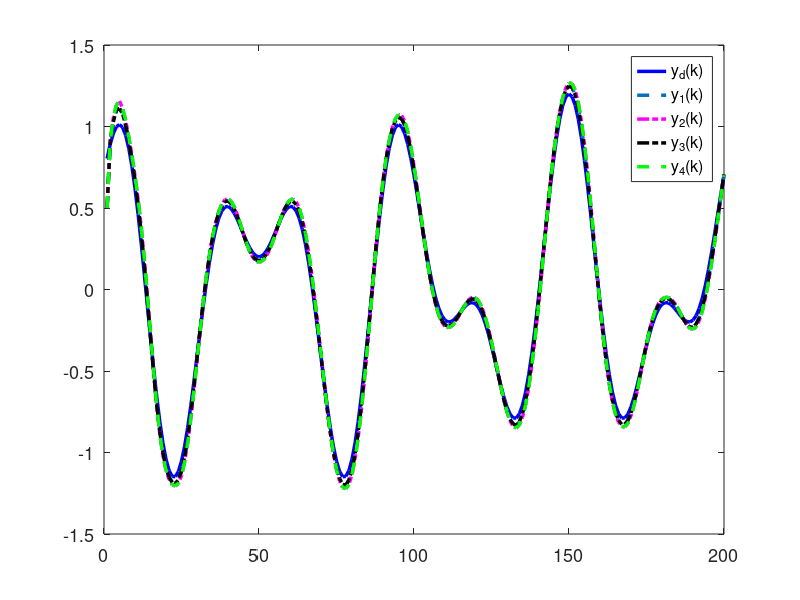

Write MATLAB code to recreate this figure.
clc; clear;

% Parameters
rho =9.0;            % Increase gain for better control response
eta = 1;          % Increase to make the adaptive update faster
lamda = 350;         % Model-free parameter
mu = 0.004;           % Adaptive parameter
epsilon = 1e-5;      % Small threshold for stability
alpha = 5;           % Smoothing factor for error dynamics
T = 0.1;             % Sampling time
gamma1 = 0.25;        % Adjust control gains for faster tracking
gamma2 = 0.15;        % Adjust control gains
gamma3 = 0.25;        % Adjust control gains
gamma4 = 0.15;        % Adjust control gains
beta = 10;        % Sliding mode coefficient
sigma = 85;         % Sliding mode parameter
tau = 1e-5;       % Small damping term

rT = 1024;           % Sample rate
L = 200;             % Time steps
m = 200;             % Data size
n = 600;             % Data size

% Initialization
phi1 = zeros(m+1,1); 
phi2 = zeros(m+1,1); 
phi3 = zeros(m+1,1); 
phi4 = zeros(m+1,1);
mfa1 = zeros(m+1,1); 
mfa2 = zeros(m+1,1); 
mfa3 = zeros(m+1,1); 
mfa4 = zeros(m+1,1);
sm1 = zeros(m,1);  
sm2 = zeros(m,1);  
sm3 = zeros(m,1);  
sm4 = zeros(m,1);
y1 = zeros(m+1,1); 
y2 = zeros(m+1,1); 
y3 = zeros(m+1,1); 
y4 = zeros(m+1,1);
u1 = zeros(m,1);   
u2 = zeros(m,1);   
u3 = zeros(m,1);   
u4 = zeros(m,1);
xi1 = zeros(m,1);  
xi2 = zeros(m,1);  
xi3 = zeros(m,1);  
xi4 = zeros(m,1);
s1 = zeros(m,1);   
s2 = zeros(m,1);   
s3 = zeros(m,1);   
s4 = zeros(m,1);
yd = zeros(m+1,1);

% Desired signal (Reference trajectory)
for k = 1:1:m+1
    % yd(k) = 0.6; % Time-invariant constant reference signal
    % \[ y_d(k)=0.5\sin(0.07\pi(k))+0.7\cos(0.04\pi(k)) \]

    yd(k) = 0.5 * sin(0.07 * pi * k) + 0.7 * cos(0.04 * pi * k);
end


for k = 1:m
    % Adaptive Gain update
    if k == 1
        phi1(k) = 4.0; 
        phi2(k) = 4.0; 
        phi3(k) = 4.0; 
        phi4(k) = 4.0;
    elseif k == 2
        phi1(k) = phi1(k-1) + (eta * u1(k-1) / (mu + u1(k-1)^2)) * (y1(k) - phi1(k-1)*u1(k-1));
        phi2(k) = phi2(k-1) + (eta * u2(k-1) / (mu + u2(k-1)^2)) * (y2(k) - phi2(k-1)*u2(k-1));
        phi3(k) = phi3(k-1) + (eta * u3(k-1) / (mu + u3(k-1)^2)) * (y3(k) - phi3(k-1)*u3(k-1));
        phi4(k) = phi4(k-1) + (eta * u4(k-1) / (mu + u4(k-1)^2)) * (y4(k) - phi4(k-1)*u4(k-1));
    else
        phi1(k) = phi1(k-1) + (eta * (u1(k-1) - u1(k-2)) / (mu + (u1(k-1) - u1(k-2))^2)) * (y1(k) - y1(k-1) - phi1(k-1) * (u1(k-1) - u1(k-2)));
        phi2(k) = phi2(k-1) + (eta * (u2(k-1) - u2(k-2)) / (mu + (u2(k-1) - u2(k-2))^2)) * (y2(k) - y2(k-1) - phi2(k-1) * (u2(k-1) - u2(k-2)));
        phi3(k) = phi3(k-1) + (eta * (u3(k-1) - u3(k-2)) / (mu + (u3(k-1) - u3(k-2))^2)) * (y3(k) - y3(k-1) - phi3(k-1) * (u3(k-1) - u3(k-2)));
        phi4(k) = phi4(k-1) + (eta * (u4(k-1) - u4(k-2)) / (mu + (u4(k-1) - u4(k-2))^2)) * (y4(k) - y4(k-1) - phi4(k-1) * (u4(k-1) - u4(k-2)));
    end

    % Stability protection
    if k > 2 && (abs(phi1(k)) <= epsilon || abs(u1(k - 1) - u1(k - 2)) <= epsilon || sign(phi1(k)) ~= sign(phi1(1)))
        phi1(k) = phi1(1);
    end
    
    if k > 2 && (abs(phi2(k)) <= epsilon || abs(u2(k - 1) - u2(k - 2)) <= epsilon || sign(phi2(k)) ~= sign(phi2(1)))
        phi2(k) = phi2(1);
    end
    
    if k > 2 && (abs(phi3(k)) <= epsilon || abs(u3(k - 1) - u3(k - 2)) <= epsilon || sign(phi3(k)) ~= sign(phi3(1)))
        phi3(k) = phi3(1);
    end
    
    if k > 2 && (abs(phi4(k)) <= epsilon || abs(u4(k - 1) - u4(k - 2)) <= epsilon || sign(phi4(k)) ~= sign(phi4(1)))
        phi4(k) = phi4(1);
    end
    

    % Error dynamics
    xi1(k) = yd(k) - 2*y1(k) + y4(k);
    xi2(k) = y1(k) - 2*y2(k) + y3(k);
    xi3(k) = y2(k) + yd(k) - 2*y3(k);
    xi4(k) = y1(k) + y3(k) - 2*y4(k);

    
    % Fix: Handle k=1 case for sliding surfaces
    if k == 1
        s1(k) = 1;
        s2(k) = 1;
        s3(k) = 1;
        s4(k) = 1;
    else
        s1(k) = alpha * xi1(k) - xi1(k-1);
        s2(k) = alpha * xi2(k) - xi2(k-1);
        s3(k) = alpha * xi3(k) - xi3(k-1);
        s4(k) = alpha * xi4(k) - xi4(k-1);
    end
    

    % MFAC updates
    if k == 1
        mfa1(k) = 0;
        mfa2(k) = 0;
        mfa3(k) = 0;
        mfa4(k) = 0;
    else
        mfa1(k) = mfa1(k-1) + (rho * phi1(k)) / (lamda + abs(phi1(k)^2)) * xi1(k);
        mfa2(k) = mfa2(k-1) + (rho * phi2(k)) / (lamda + abs(phi2(k)^2)) * xi2(k);
        mfa3(k) = mfa3(k-1) + (rho * phi3(k)) / (lamda + abs(phi3(k)^2)) * xi3(k);
        mfa4(k) = mfa4(k-1) + (rho * phi4(k)) / (lamda + abs(phi4(k)^2)) * xi4(k);
    end

    % SMC updates
    if k == 1 
        sm1(k) = 0;
        sm2(k) = 0;
        sm3(k) = 0;
        sm4(k) = 0;
    else
        sm1(k) = sm1(k-1) + (beta * phi1(k)) / (sigma + (phi1(k))^2) * ...
            ( (xi1(k) + (y4(k) - y4(k-1)) + (yd(k+1) - yd(k))) / (1 + 1) ...
            - (xi1(k)) / (alpha * (2)) + tau * sign(s1(k)) );

        sm2(k) = sm2(k-1) + (beta * phi2(k)) / (sigma + (phi2(k))^2) * ...
            ( (xi2(k) + (y1(k) - y1(k-1)) + (y3(k) - y3(k-1))) / (1 + 1) ...
            - (xi2(k)) / (alpha * 2) + tau * sign(s2(k)) );

        sm3(k) = sm3(k-1) + (beta * phi3(k)) / (sigma + (phi3(k))^2) * ...
            ( (xi3(k) + (y2(k) - y2(k-1)) + (yd(k+1) - yd(k))) / (1 + 1) ...
            - (xi3(k)) / (alpha * (2)) + tau * sign(s3(k)) );

        sm4(k) = sm4(k-1) + (beta * phi4(k)) / (sigma + (phi4(k))^2) * ...
            ( (xi4(k) + (y1(k) - y1(k-1)) + (y3(k) - y3(k-1))) / (1 + 1) ...
            - (xi4(k)) / (alpha * (2)) + tau * sign(s4(k)) );
    end

    % Control signal
    if k == 1
        u1(k) = 0.06;
        u2(k) = 0.06;
        u3(k) = 0.06;
        u4(k) = 0.06;
    else
        u1(k) = mfa1(k) + gamma1 * sm1(k);
        u2(k) = mfa2(k) + gamma2 * sm2(k);
        u3(k) = mfa3(k) + gamma3 * sm3(k);
        u4(k) = mfa4(k) + gamma4 * sm4(k);
    end
    if k == 1%0
        y1(k)=0.5;
        y2(k)=0.5;
        y3(k)=0.5;
        y4(k)=0.5;

    end


    

    % Plant model update with nonlinear term and feedforward
    a = 0.6;
    b1 = 1.2 * n / (rT * 0.2);
    b2 = 1.2 * n / (rT * 0.2);
    b3 = 1.2 * n / (rT * 0.2);
    b4 = 1.2 * n / (rT * 0.2);
    
    nonlinearity1 = 0.03; % Coefficient for cubic nonlinearity
    nonlinearity2 = 0.01; % Coefficient for cubic nonlinearity
    nonlinearity3 = 0.02; % Coefficient for cubic nonlinearity
    nonlinearity4 = 0.01; % Coefficient for cubic nonlinearity
    ff_gain = 0.4; % Feedforward gain
    
  

    % Add cubic nonlinearity and feedforward term
    y1(k+1) = a * y1(k) + b1 * u1(k)- nonlinearity1 * y1(k)^3 + ff_gain ;
    y2(k+1) = a * y2(k) + b2 * u2(k) - nonlinearity2 * y2(k)^2+ ff_gain ;
    y3(k+1) = a * y3(k) + b3 * u3(k)- nonlinearity3 * y3(k)^3+ ff_gain;
    y4(k+1) = a * y4(k) + b4 * u4(k)- nonlinearity4 * y4(k)^2 + ff_gain ;

    % % Add cubic nonlinearity and feedforward term
    % y1(k+1) = y1(k) * u1(k) / 1 + y1(k)^2 + u1(k);
    % y2(k+1) = y2(k) * u2(k) / 1 + y2(k)^3 + u2(k) + 0.5 * u2(k);
    % y3(k+1) = y3(k) * u3(k) / 1 + y3(k)^2 + u3(k) + 0.9 * u3(k);
    % y4(k+1) = y4(k) * u4(k) / 1 + y4(k)^3 + u4(k) + 0.8 * u4(k); 
end

% Plotting
figure('Position', [100, 100, 10*100, 5.0*100]); % [left, bottom, width, height] in pixels
plot(yd(1:end-1), '-b', 'DisplayName', 'y_d(k)', 'LineWidth', 2.5); hold on;
plot(y1(1:end-1), '--', 'DisplayName', 'y_1(k)', 'LineWidth', 2.5);
plot(y2(1:end-1), '-.m', 'DisplayName', 'y_2(k)', 'LineWidth', 2.5);
plot(y3(1:end-1), '-.k', 'DisplayName', 'y_3(k)', 'LineWidth', 2.5);
plot(y4(1:end-1), '--g', 'DisplayName', 'y_4(k)', 'LineWidth', 2.5);
% xlabel('Time step', 'FontSize', 14);
% ylabel('Tracking performance', 'FontSize', 14);
legend('FontSize', 14);
xlim([0 L]);
grid off;
set(gca, 'FontSize', 13);
% title('Tracking Performance', 'FontSize', 15, 'FontWeight', 'bold');





% % Create a figure and set its size (width: 10 inches, height: 5.5 inches)
% figure('Position', [100, 100, 10*100, 5.0*100]); % [left, bottom, width, height] in pixels

% % Main plot
% plot(xi1(1:end-1), '--', 'DisplayName', '\xi_1(k)', 'LineWidth', 2.5); hold on;
% plot(xi2(1:end-1), '-.m', 'DisplayName', '\xi_2(k)', 'LineWidth', 2.5);
% plot(xi3(1:end-1), '-.k', 'DisplayName', '\xi_3(k)', 'LineWidth', 2.5);
% plot(xi4(1:end-1), '-.g', 'DisplayName', '\xi_4(k)', 'LineWidth', 2.5);

% % Set main plot properties
% % xlabel('Time step', 'FontSize', 14);
% % ylabel('Distributed error', 'FontSize', 14);
% legend('FontSize', 14);
% xlim([0 L]);
% ylim([-0.25 0.65]);
% % ylim([-2.5 5])
% grid off;
% set(gca, 'FontSize', 13);
% % title('Distributed Errors', 'FontSize', 15, 'FontWeight', 'bold');

% % Add zoomed-in inset plot
% % Define the inset axes: [left, bottom, width, height] in normalized units (0 to 1)
% axes('Position', [0.25, 0.60, 0.25, 0.25]); % Top-right corner, adjust as needed
% box on; % Add a box around the inset
% hold on;

% % Plot the same data in the inset, focusing on a specific region
% % Example: Zoom in on the last 20% of the x-axis and y-range [-0.2, 0.2]
% zoom_x_start = 0.8 * L; % Start of zoomed x-range (last 20% of L)
% zoom_x_end = L; % End of zoomed x-range
% plot(xi1(1:end-1), '--', 'LineWidth', 2.5); % Same style as main plot
% plot(xi2(1:end-1), '-.m', 'LineWidth', 2.5);
% plot(xi3(1:end-1), '-.k', 'LineWidth', 2.5);
% plot(xi4(1:end-1), '-.g', 'LineWidth', 2.5);

% % Set limits for the zoomed region
% xlim([zoom_x_start zoom_x_end]);
% ylim([-0.02 0.02]);

% % Customize inset plot
% set(gca, 'FontSize', 13); % Smaller font for inset
% grid off; % Match main plot style
% % Optionally, add a title or labels to the inset
% % title('Zoomed Region', 'FontSize', 10);

% % Optional: Add a rectangle on the main plot to indicate the zoomed region
% axes(findall(gcf, 'Type', 'axes', 'Position', [100, 100, 10*100, 5.5*100])); % Switch back to main axes
% % rectangle('Position', [zoom_x_start, -0.1, zoom_x_end-zoom_x_start, 0.2], ...
% %     'LineStyle', '--', 'LineWidth', 1, 'EdgeColor', 'k'); % Rectangle showing zoomed area

hold off;